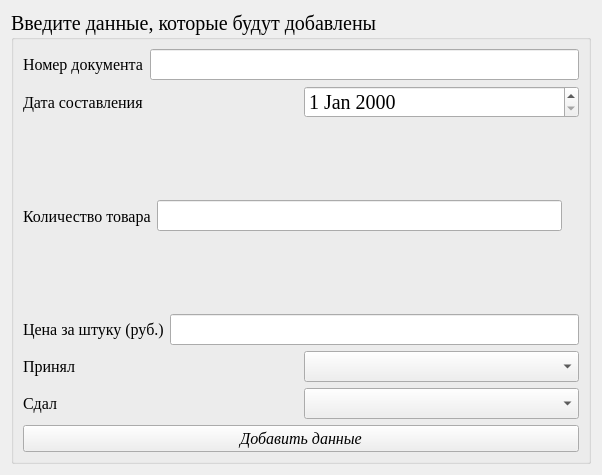
<?xml version="1.0" encoding="UTF-8"?>
<ui version="4.0">
 <class>add_data_to_inv_final_step</class>
 <widget class="QWidget" name="add_data_to_inv_final_step">
  <property name="geometry">
   <rect>
    <x>0</x>
    <y>0</y>
    <width>602</width>
    <height>475</height>
   </rect>
  </property>
  <property name="windowTitle">
   <string>Form</string>
  </property>
  <layout class="QGridLayout" name="gridLayout_2">
   <item row="0" column="0">
    <widget class="QGroupBox" name="groupBox">
     <property name="font">
      <font>
       <family>Times New Roman</family>
       <pointsize>15</pointsize>
      </font>
     </property>
     <property name="title">
      <string>Введите данные, которые будут добавлены</string>
     </property>
     <layout class="QGridLayout" name="gridLayout">
      <item row="0" column="0">
       <layout class="QVBoxLayout" name="verticalLayout">
        <item>
         <layout class="QHBoxLayout" name="horizontalLayout">
          <item>
           <widget class="QLabel" name="label">
            <property name="font">
             <font>
              <family>Times New Roman</family>
              <pointsize>12</pointsize>
             </font>
            </property>
            <property name="text">
             <string>Номер документа</string>
            </property>
           </widget>
          </item>
          <item>
           <widget class="QLineEdit" name="invoice_document_number"/>
          </item>
         </layout>
        </item>
        <item>
         <layout class="QHBoxLayout" name="horizontalLayout_2">
          <item>
           <widget class="QLabel" name="label_2">
            <property name="font">
             <font>
              <family>Times New Roman</family>
              <pointsize>12</pointsize>
             </font>
            </property>
            <property name="text">
             <string>Дата составления</string>
            </property>
           </widget>
          </item>
          <item>
           <widget class="QDateEdit" name="invoice_date_of_compilation"/>
          </item>
         </layout>
        </item>
        <item>
         <layout class="QHBoxLayout" name="horizontalLayout_3">
          <item>
           <widget class="QLabel" name="label_3">
            <property name="font">
             <font>
              <family>Times New Roman</family>
              <pointsize>12</pointsize>
             </font>
            </property>
            <property name="text">
             <string>Количество товара</string>
            </property>
           </widget>
          </item>
          <item>
           <widget class="QLineEdit" name="invoice_product_amount"/>
          </item>
          <item>
           <widget class="QLabel" name="cur_product_count">
            <property name="text">
             <string/>
            </property>
           </widget>
          </item>
         </layout>
        </item>
        <item>
         <layout class="QHBoxLayout" name="horizontalLayout_4">
          <item>
           <widget class="QLabel" name="label_5">
            <property name="font">
             <font>
              <family>Times New Roman</family>
              <pointsize>12</pointsize>
             </font>
            </property>
            <property name="text">
             <string>Цена за штуку (руб.)</string>
            </property>
           </widget>
          </item>
          <item>
           <widget class="QLineEdit" name="invoice_price_per_piece"/>
          </item>
         </layout>
        </item>
        <item>
         <layout class="QHBoxLayout" name="horizontalLayout_5">
          <item>
           <widget class="QLabel" name="label_6">
            <property name="font">
             <font>
              <family>Times New Roman</family>
              <pointsize>12</pointsize>
             </font>
            </property>
            <property name="text">
             <string>Принял</string>
            </property>
           </widget>
          </item>
          <item>
           <widget class="QComboBox" name="invoice_accepted"/>
          </item>
         </layout>
        </item>
        <item>
         <layout class="QHBoxLayout" name="horizontalLayout_6">
          <item>
           <widget class="QLabel" name="label_7">
            <property name="font">
             <font>
              <family>Times New Roman</family>
              <pointsize>12</pointsize>
             </font>
            </property>
            <property name="text">
             <string>Сдал</string>
            </property>
           </widget>
          </item>
          <item>
           <widget class="QComboBox" name="invoice_passed"/>
          </item>
         </layout>
        </item>
       </layout>
      </item>
      <item row="1" column="0">
       <widget class="QPushButton" name="add_data">
        <property name="font">
         <font>
          <family>Times New Roman</family>
          <pointsize>12</pointsize>
          <italic>true</italic>
         </font>
        </property>
        <property name="text">
         <string>Добавить данные</string>
        </property>
       </widget>
      </item>
     </layout>
    </widget>
   </item>
  </layout>
 </widget>
 <resources/>
 <connections/>
</ui>
